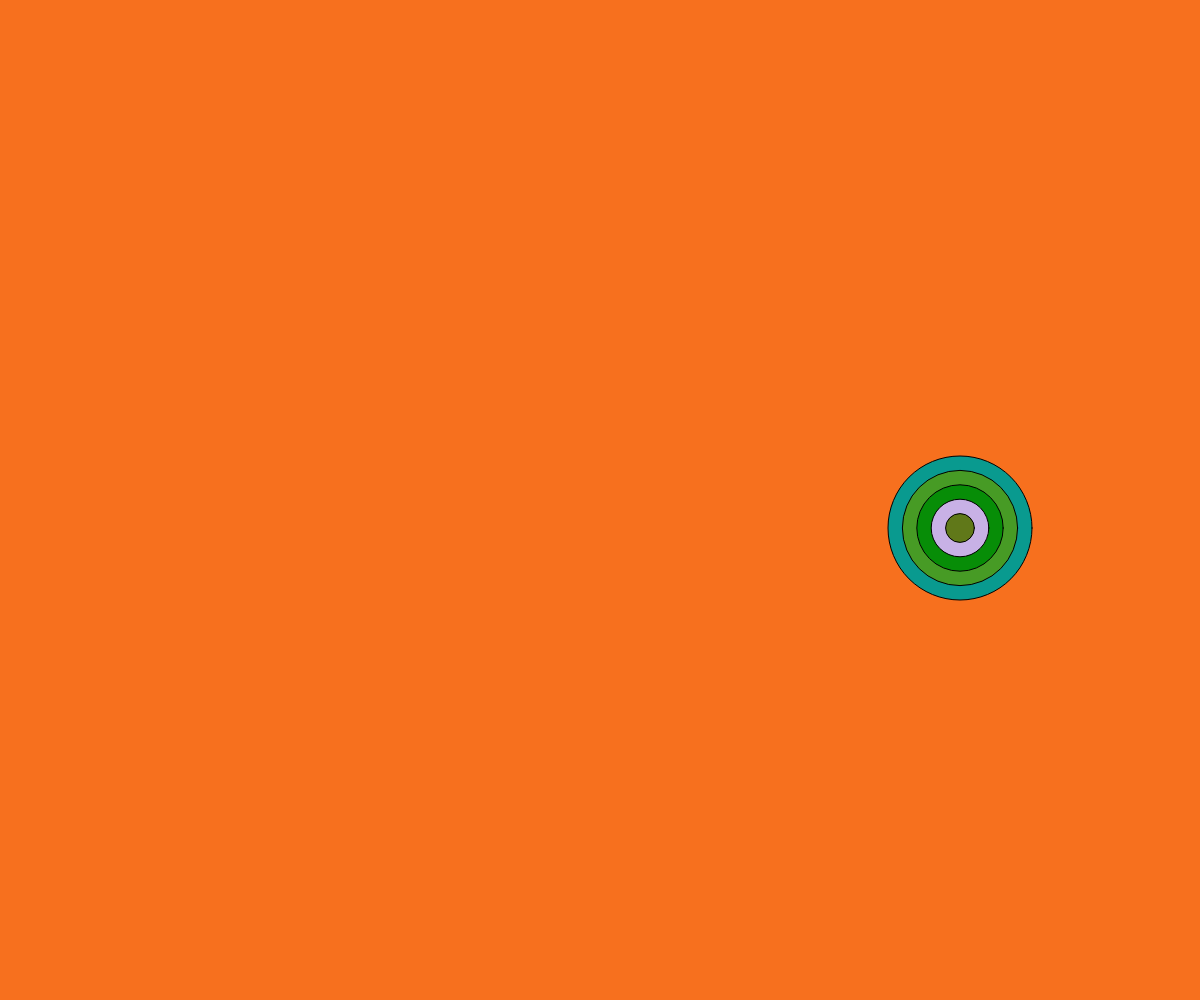
Frame 1 (no input)
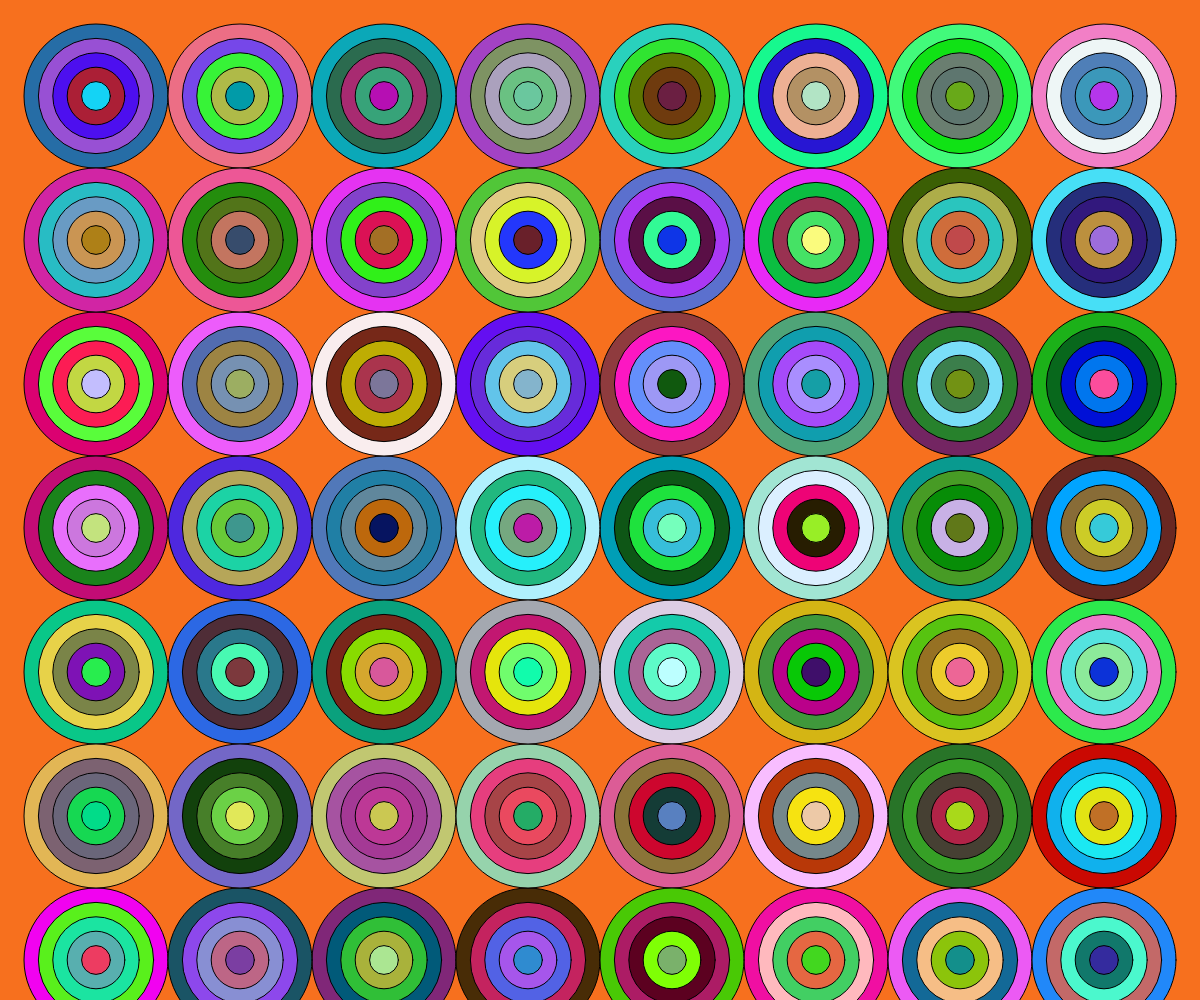
Frame 60 (no input)
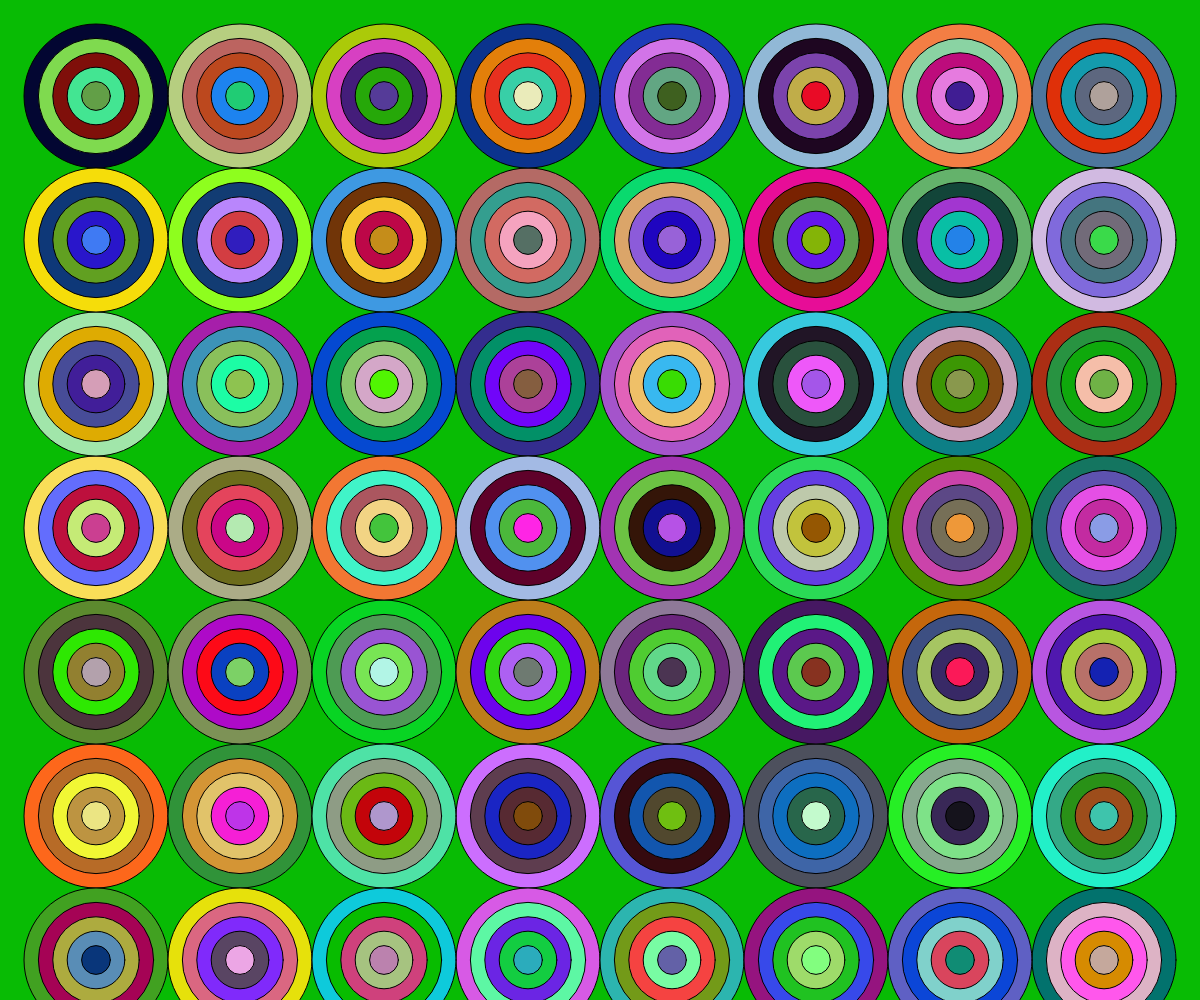
Frame 120 (the mouse pressed at the canvas centre since frame 60)

The p5.js sketch that drew these frames (run headless with seeded random() and noise() and a simulated clock; from frame 60 on, the mouse is pressed at the canvas centre):

// p5.js sketch
// ── sketch.js
// https://editor.p5js.org/jht9629-nyu/sketches/npE4WZS_0
// shapes random ninner v24

let my = {};
function setup() {
  my.ninner = 5
  my.nwidth = 8;
  my.pmargin = 0.02;
  createCanvas(windowWidth, windowHeight);
  init_page();
  // frameRate(2);
  my.npause = getTargetFrameRate() * 5;
  setup_fullScreenButton();
}
function draw() {
  if (my.ipause > 0) {
    my.ipause = my.ipause - 1;
    if (my.ipause <= 0) {
      init_page();
    }
    return;
  }
  if (my.i >= my.arr.length) {
    my.ipause = my.npause;
    return;
  }
  let [x, y] = my.arr[my.i];
  x += my.margin + my.w / 2;
  y += my.margin + my.h / 2;
  draw_bullseye(x, y, my.w, my.h);
  my.i += 1;
}
function init_vars() {
  my.ipause = 0;
  let p = my.nwidth;
  if (p < 1) p = 1;
  my.margin = width * my.pmargin;
  my.mwidth = max(width - my.margin * 2, 2);
  my.mheight = max(height - my.margin * 2, 2);
  my.w = my.mwidth / p;
  // my.w = Math.floor(my.mwidth / p);
  my.h = my.w;
  my.i = 0;
  my.arr = [];
  for (let y = 0; y < my.mheight; y += my.h) {
    for (let x = 0; x < my.mwidth; x += my.w) {
      my.arr.push([x, y]);
    }
  }
  shuffle(my.arr, true);
}
function draw_bullseye(x, y, w, h) {
  let n = my.ninner;
  for (let i = 0; i < n; i++) {
    fill(random(255), random(255), random(255));
    let s = (n - i)/n;
    ellipse(x, y, w * s, h * s);
    // fill(random(255), random(255), random(255));
    // ellipse(x, y, w * 0.75, h * 0.75);
    // fill(random(255), random(255), random(255));
    // ellipse(x, y, w * 0.5, h * 0.5);
    // fill(random(255), random(255), random(255));
    // ellipse(x, y, w * 0.25, h * 0.25);
  }
}
function init_page() {
  init_vars();
  background(random(255), random(255), random(255));
}
function mousePressed() {
  init_page();
}
function windowResized() {
  resizeCanvas(windowWidth, windowHeight);
  init_page();
}

// --
function setup_fullScreenButton() {
  my.fullScreenButton = createButton("?=v23 Full");
  my.fullScreenButton.mousePressed(fullScreen_action);
  my.fullScreenButton.style("font-size:42px");
  my.plusButton = createButton("[+]");
  my.plusButton.mousePressed(plusButton_action);
  my.plusButton.style("font-size:42px");
  my.minusButton = createButton("[-]");
  my.minusButton.mousePressed(minusButton_action);
  my.minusButton.style("font-size:42px");
}
function plusButton_action() {
  my.nwidth += 1;
  init_page();
}
function minusButton_action() {
  my.nwidth -= 1;
  init_page();
}

function fullScreen_action() {
  my.fullScreenButton.remove();
  fullscreen(1);
  let delay = 3000;
  setTimeout(ui_present_window, delay);
}

function ui_present_window() {
  resizeCanvas(windowWidth, windowHeight);
  init_vars();
  // init_dim();
}

// Respond to window resizing event
function windowResized() {
  resizeCanvas(windowWidth, windowHeight);
}

// https://editor.p5js.org/jht9629-nyu/sketches/KpCniSa1w
// shapes random frameRate v15

// https://editor.p5js.org/jht9629-nyu/sketches/GzlO70dCj
// shapes random array v17

// https://editor.p5js.org/jht9629-nyu/sketches/pW2RT5UHy
// shapes random array circle v20

// https://editor.p5js.org/jht9629-nyu/sketches/Iru8nBTSf
// shapes random pause v21

// https://editor.p5js.org/jht9629-nyu/sketches/n0LYuXRmX
// shapes random pause v22

// https://editor.p5js.org/jht9629-nyu/sketches/_waqMsgSP
// shapes random pause v23
